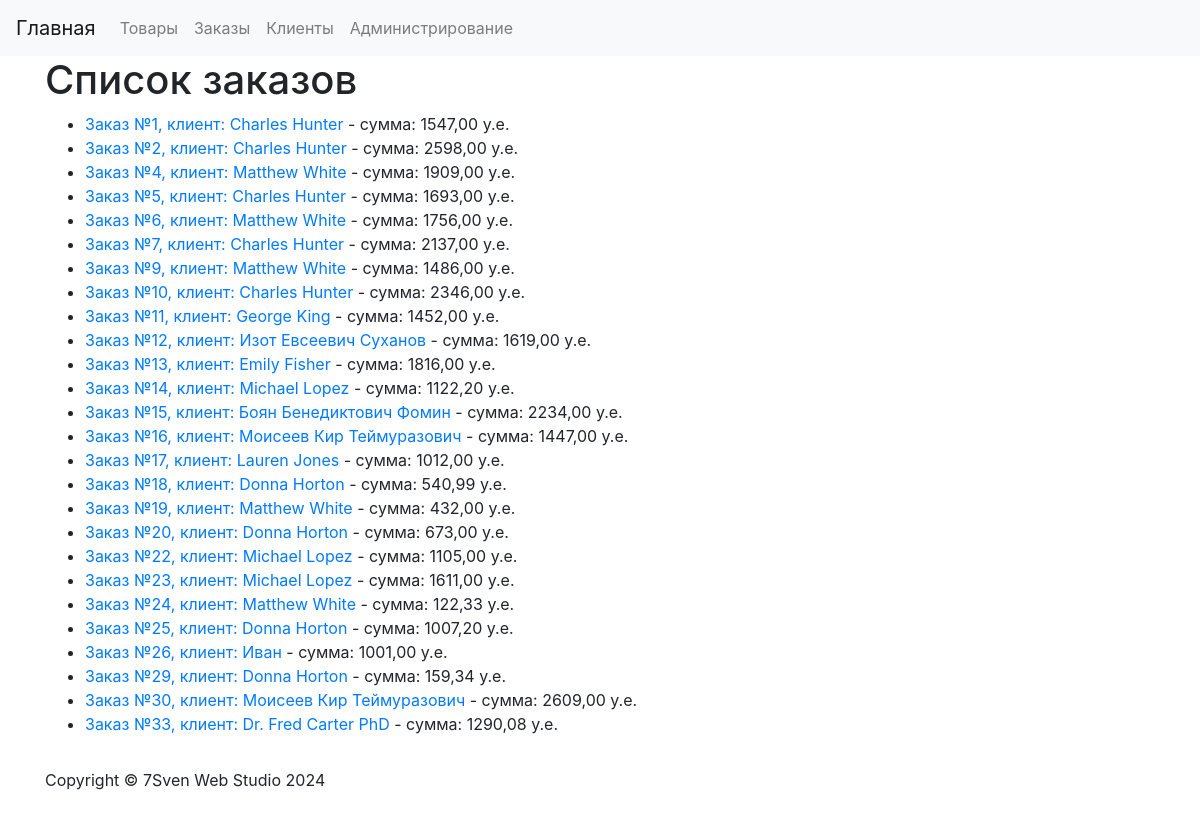
The app's page /orders/list/, older data.
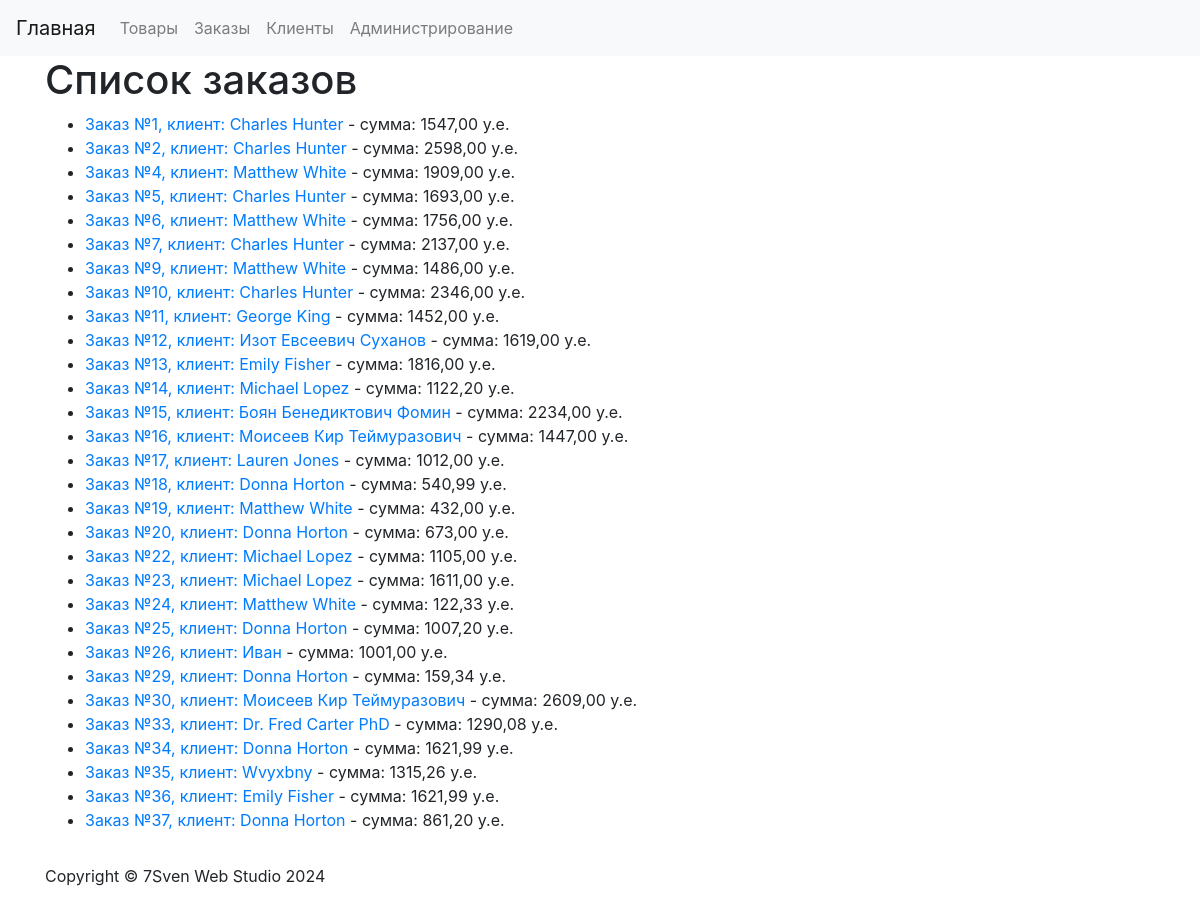
The same page, newer data.
### orders/models.py (models this page shows, shortened)
class Order(models.Model):
    customer = models.ForeignKey(Customer, on_delete=models.CASCADE, verbose_name='Клиент')
    products = models.ManyToManyField(Product, verbose_name='Товары')
    total_amount = models.DecimalField(default=0.01, max_digits=10, decimal_places=2, verbose_name='Сумма заказа')
    order_date = models.DateField(auto_now_add=True, verbose_name='Дата заказа')
    class Meta:
        verbose_name = 'Заказ'
        verbose_name_plural = 'Заказы'

### customers/models.py (models this page shows)
class Customer(models.Model):
    name = models.CharField(max_length=255, verbose_name='Имя клиента')
    email = models.EmailField(verbose_name='Почтовый адрес')
    phone_number = models.CharField(max_length=15, verbose_name='Номер телефона')
    address = models.TextField(verbose_name='Адрес')
    registration_date = models.DateField(auto_now_add=True, verbose_name='Дата регистрации')
    def __str__(self):
        return self.name
    class Meta:
        verbose_name = 'Клиент'
        verbose_name_plural = 'Клиенты'

### orders/views.py (the view)
# urls.py: path('list/', fetch_order_list, name='order_list'),
def fetch_order_list(request):
    orders = Order.objects.all()
    return render(request, 'orders/order_list.html', {'orders': orders})

### orders/templates/orders/order_list.html (shortened to what this page needs)
{% extends 'base.html' %}
{% block content %}
    <h1>Список заказов</h1>
    <ul>
        {% for order in orders %}
        <li><a href="{% url 'order_view' order.id %}">Заказ №{{ order.id }}, </a>
            <a href="{% url 'customer_orders' order.customer.id %}">клиент: {{ order.customer }}</a>
             - сумма: {{ order.total_amount }} у.е.
        </li>
        {% empty %}
        <li>Список заказов пуст</li>
        {% endfor %}
    </ul>
{% endblock %}

### templates/base.html (shortened to what this page needs)
<!doctype html>
{% load static %}
<html lang="ru">
<head>
    <link rel="stylesheet" href="https://stackpath.bootstrapcdn.com/bootstrap/4.5.2/css/bootstrap.min.css">
</head>
<body>
    <nav class="navbar navbar-expand-lg navbar-light bg-light">
        <a href="{% url 'index' %}" class="navbar-brand">Главная</a>
        <div class="collapse navbar-collapse" id="navbarNav">
            <ul class="navbar-nav">
                <li class="nav-item">
                    <a class="nav-link" href="{% url 'product_list' %}">Товары</a>
                </li>
                <li class="nav-item">
                    <a class="nav-link" href="{% url 'order_list' %}">Заказы</a>
                </li>
                <li class="nav-item">
                    <a class="nav-link" href="{% url 'customer_list' %}">Клиенты</a>
                </li>
                <li class="nav-item">
                    <a class="nav-link" href="{% url 'admin:index' %}">Администрирование</a>
                </li>
            </ul>
        </div>
    </nav>
    <div class="container">
        {% block content %}{% endblock %}
    </div>
    <footer class="footer mt-auto py-3">
        <div class="container">
        {% load i18n %}
        {% now "Y" as current_year %}
        </div>
    </footer>
</body>
</html>

Row changes from the older to the newer data that the page shows:
added Order: id "34", customer "Donna Horton", total_amount "1621,99"
added Order: id "35", customer "Wvyxbny", total_amount "1315,26"
added Order: id "36", customer "Emily Fisher", total_amount "1621,99"
added Order: id "37", customer "Donna Horton", total_amount "861,20"
